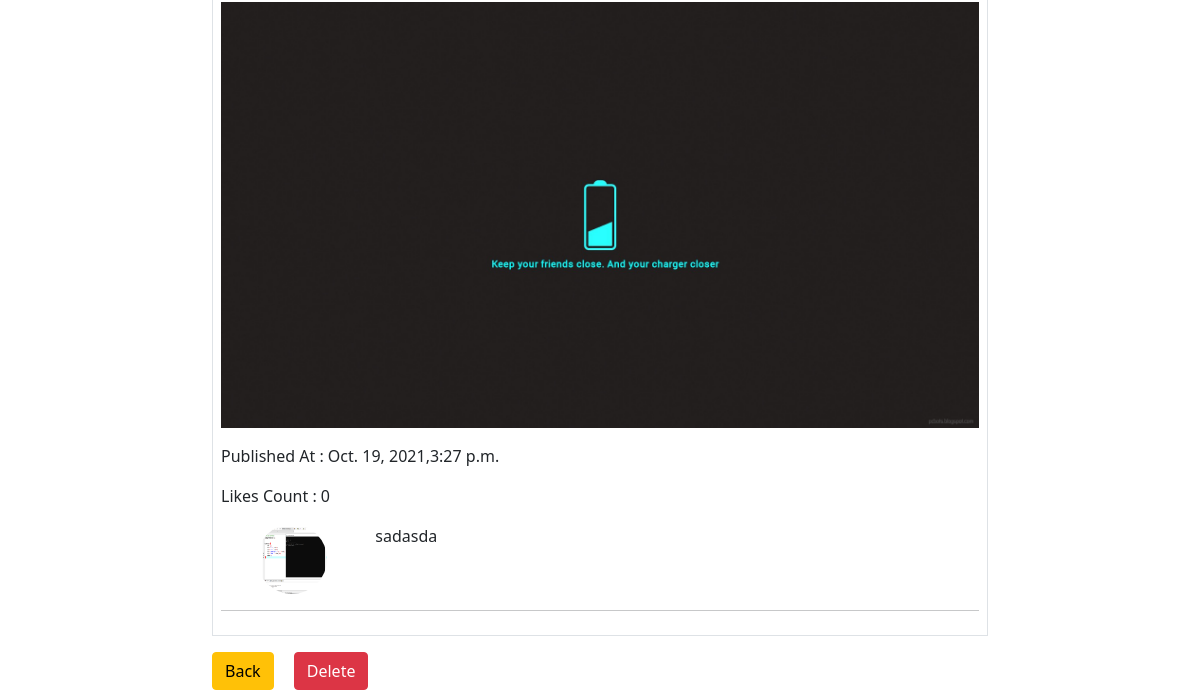
The app's page /news/details/15 (lower part), older data.
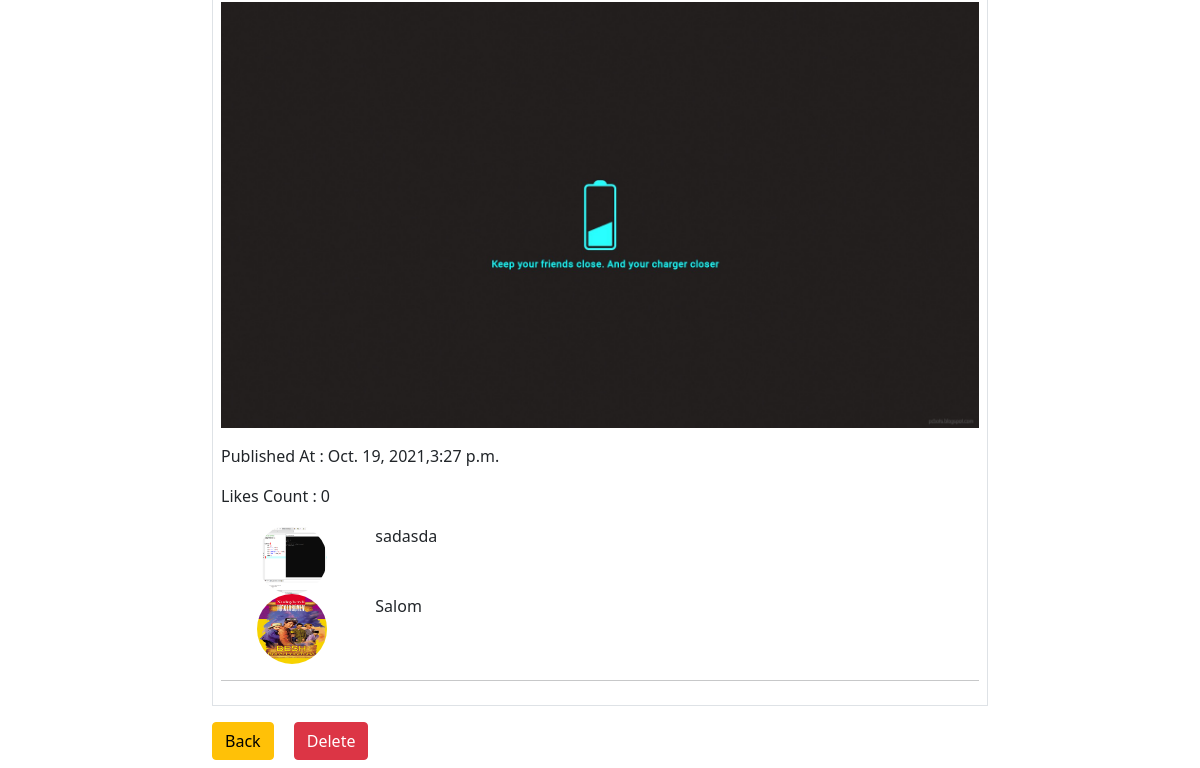
The same page, newer data.
### news/models.py (models this page shows)
class Auditable(models.Model):
    created_at = models.DateTimeField(auto_now_add=True)
    updated_at = models.DateTimeField(auto_now_add=True)
    created_by = models.ForeignKey(User, on_delete=models.CASCADE, related_name="+")
    updated_by = models.ForeignKey(User, on_delete=models.CASCADE, null=True, related_name="+")
    deleted = models.BooleanField(default=False)
    class Meta:
        abstract = True

class News(Auditable):
    title = models.CharField(max_length=200)
    overview = RichTextUploadingField()
    body = RichTextUploadingField()
    image = models.OneToOneField('Uploads', on_delete=models.CASCADE, null=True)
    class Meta:
        db_table = 'news'
        verbose_name = "news"

class Comment(Auditable):
    comment = models.CharField(max_length=200)
    news = models.ForeignKey(News, on_delete=models.DO_NOTHING)
    class Meta:
        db_table = 'comments'
        verbose_name = "comments"

class Uploads(models.Model):
    original_name = models.CharField(max_length=300)
    content_type = models.CharField(max_length=100)
    new_name = models.CharField(max_length=100)
    path = models.CharField(max_length=500)
    code = models.CharField(max_length=70, unique=True)
    size = models.IntegerField()
    class Meta:
        db_table = 'uploads'

### accout/models.py (models this page shows)
class Employee(models.Model):
    phone = models.CharField(max_length=14)
    profile_picture = models.OneToOneField(Uploads, on_delete=models.CASCADE)
    auth_user = models.OneToOneField(User, on_delete=models.CASCADE)
    class Meta:
        db_table = 'auth_employee'

### news/views.py (the view)
# urls.py: path('details/<int:pk>', news_details_page, name='news_details_page'),
@require_GET
def news_details_page(request, pk):
    news = News.objects.filter(pk=pk, deleted=False).first()
    context = {"news": news}
    return render(request, 'details.html', context=context)

### news/templates/details.html (shortened to what this page needs)
{% extends 'layout.html' %}
{% block body %}
    {% if news %}
        <div class="border border-1 p-2 m-2">
            <p>{{ news.body | safe }}</p>
            <p>Published At : {{ news.created_at | date }},{{ news.created_at | time }}</p>
            <p>Likes Count : {{ news.like_set | length }}</p>
            {% for comment in news.comment_set.all %}
                <div class="row mx-4">
                    <div class="col-2">
                        <a href="{{ comment.created_by.employee.profile_picture.path }}" data-bs-toggle="tooltip" data-bs-html="true"
                           title="{{ comment.created_by.username }}">
                            <img src="{{ comment.created_by.employee.profile_picture.path }}"
                                 alt="{{ comment.created_by.employee.profile_picture.original_name }}"
                                 style="width: 70px;height: 70px;border-radius: 50%"
                            >
                        </a>
                    </div>
                    <div class="col-10">
                        {{ comment.comment }}
                    </div>
                </div>
            {% endfor %}
            <hr>
        </div>
        <a href="{% url 'news:news_page' %}" class="m-2 btn btn-warning">Back</a>
        <a href="{% url 'news:news_delete_page' news.id %}" class="m-2 btn btn-danger">Delete</a>
    {% else %}
        <div class="alert alert-warning"><h1>Not Found</h1></div>
    {% endif %}
{% endblock %}

### templates/layout.html (shortened to what this page needs)
{% load static %}
<!DOCTYPE html>
<html lang="en">
<head>
    <link href="https://cdn.jsdelivr.net/npm/bootstrap@5.0.2/dist/css/bootstrap.min.css" rel="stylesheet"
>
    <link rel="stylesheet" href="{% static 'css/style.css' %}"/>
</head>
<body>
<main>
    <div class="row">
        <div class="offset-2 col-8">
            {% block body %}
            {% endblock %}
        </div>
    </div>
</main>
</body>
</html>

### static/css/style.css (style rules this page uses)
body { overflow-x: hidden; }

Row changes from the older to the newer data that the page shows:
added Comment: created_by.employee.profile_picture.path (picture), comment "Salom"
